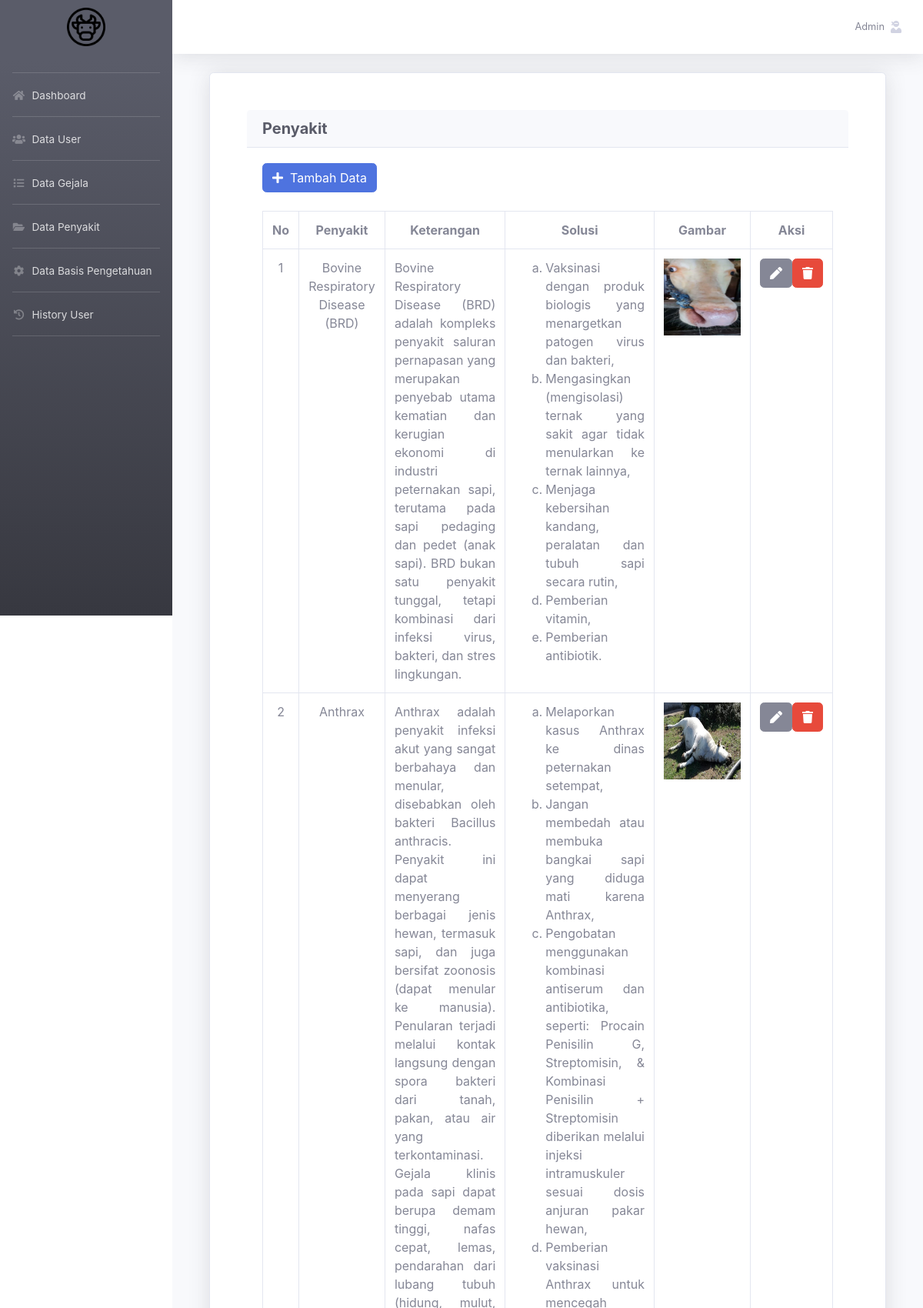
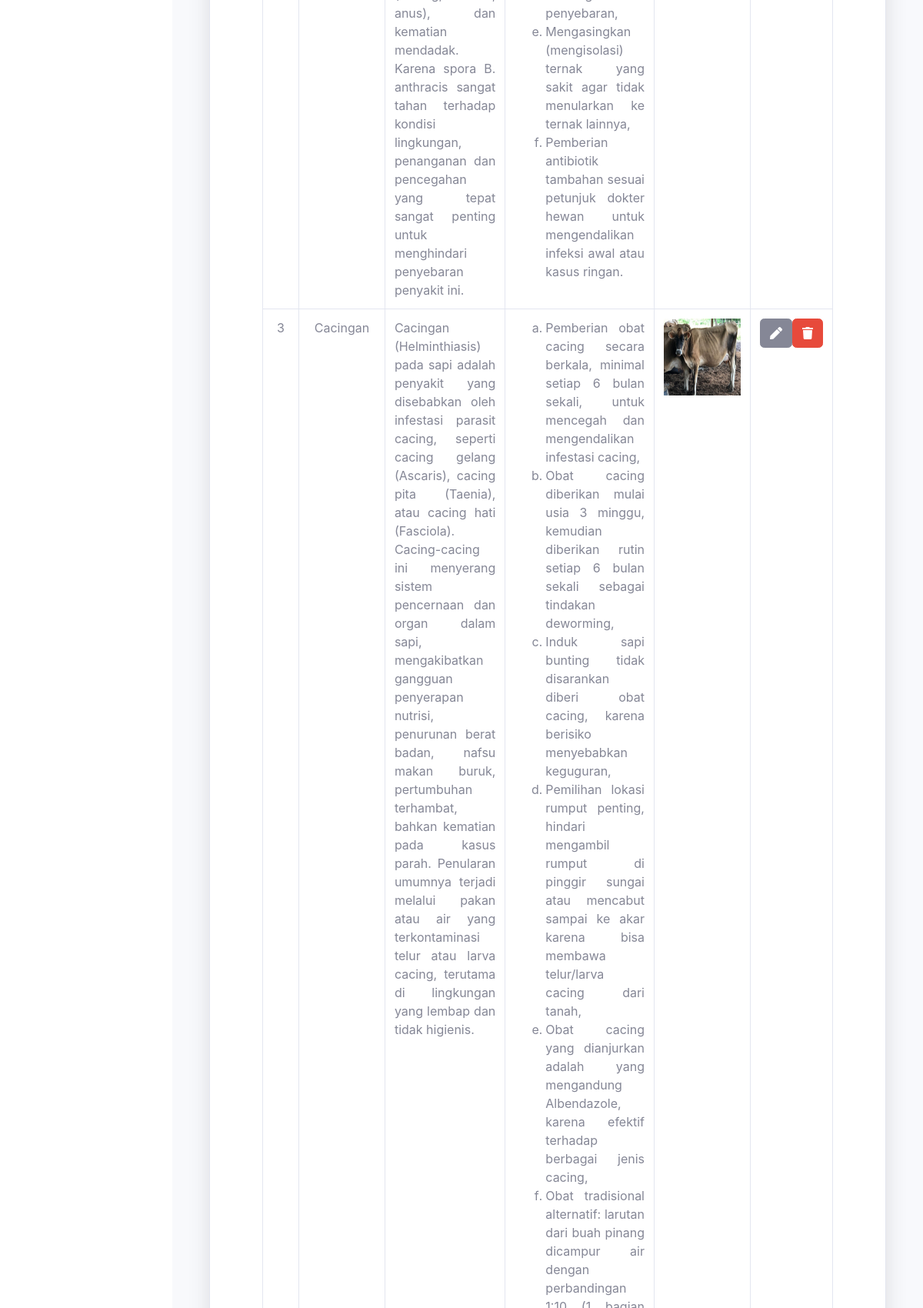
The page /admin/penyakit.php (signed in, upper part) on the database its author committed (2 pictures, top to bottom).
### tables this page shows
CREATE TABLE `tbl_penyakit` (
  `id_penyakit` int(11) NOT NULL,
  `nama_penyakit` varchar(100) NOT NULL,
  `keterangan` text DEFAULT NULL,
  `solusi` text DEFAULT NULL,
  `gambar` varchar(255) DEFAULT NULL
);

### admin/penyakit.php (called while the page is built, shortened)
<?php
$page = 'penyakit-content.php';
include 'index.php';
?>

### admin/penyakit-content.php (the view, shortened to what this page needs)
<div class="container">
    <div class="card shadow p-5 mb-5">
        <div class="card-header">
            <h5 class="m-0 font-weight-bold text-dark">Penyakit</h5>
        </div>
        <div class="card-body">
            <?php
                function formatSolusi($text) {
                    $pattern = '/([a-z])\.\s/';
                    $parts = preg_split($pattern, $text, -1, PREG_SPLIT_DELIM_CAPTURE | PREG_SPLIT_NO_EMPTY);
                    $output = "<ol type='a'>";
                    for ($i = 0; $i < count($parts); $i += 2) {
                        if (isset($parts[$i+1])) {
                            $output .= "<li>" . trim($parts[$i+1]) . "</li>";
                        }
                    }
                    $output .= "</ol>";
                    return $output;
                }
            ?>
            <a href="penyakit-create.php" class="btn btn-primary"><span class="fa fa-plus"></span>&nbsp; Tambah Data</a>
            <br>
            <br>
            <div class="table-responsive">
            <table class="table table-bordered">
                <tr>
                    <th class="text-center">No</th>
                    <th class="text-center">Penyakit</th>
                    <th class="text-center">Keterangan</th>
                    <th class="text-center">Solusi</th>
                    <th class="text-center">Gambar</th>
                    <th class="text-center">Aksi</th>
                </tr>
                <?php
                $penyakit = mysqli_query($conn, "SELECT * FROM tbl_penyakit ORDER BY id_penyakit");
                $no = 1;
                while ($a = mysqli_fetch_array($penyakit)) {
                ?>
                <tr>
                    <td class="text-center"><?= $no++ ?></td>
                    <td class="text-center"><?= $a['nama_penyakit'] ?></td>
                    <td class="text-justify"><?= $a['keterangan'] ?></td>
                    <td class="text-justify">
                        <?= nl2br(formatSolusi($a['solusi'])) ?>
                    </td>
                    <td class="text-center">
                        <?php if (!empty($a['gambar'])): ?>
                            <img src="../assets/image/penyakit/<?= $a['gambar'] ?>" alt="Gambar Penyakit" width="100" height="100">
                        <?php else: ?>
                            <span>Tidak ada gambar</span>
                        <?php endif; ?>
                    </td>
                    <td class="text-center">
                        <div class="d-flex justify-content-center gap-2">
                            <a href="penyakit-edit.php?id_penyakit=<?= $a['id_penyakit'] ?>" class="btn btn-secondary"><span class="fa fa-pen"></span></a>
                            <a href="penyakit.php?konfirmasi=hapus&id_penyakit=<?= $a['id_penyakit']; ?>" class="btn btn-danger"><span class="fa fa-trash"></span></a>
                        </div>
                    </td>
                </tr>
                <?php } ?>
            </table>
            </div>
        </div>
    </div>
</div>

### admin/index.php (shortened to what this page needs)
<!DOCTYPE html>
<html lang="en">
<head>
    <link rel="stylesheet" href="../assets/vendor/fontawesome-free/css/all.min.css" type="text/css">
    <link rel="stylesheet" href="../assets/css/sb-admin-2.min.css">
    <link rel="stylesheet" href="../assets/vendor/datatables/dataTables.bootstrap4.min.css">
</head>
<body id="page-top">
    <div id="wrapper">
        <?php include 'sidebar.php'; ?>
        <div id="content-wrapper" class="d-flex flex-column">
            <div id="content">
                <?php include 'topbar.php'; ?>
                <div class="container-fluid content-main">
                    <?php
                    if (!isset($page)) {
                        include 'dashboard-content.php';
                    } elseif (file_exists($page)) {
                        include $page;
                    }
                    ?>
                </div>
            </div>
        </div>
    </div>
</body>
</html>

### admin/sidebar.php
<ul class="navbar-nav bg-gradient-dark sidebar sidebar-dark accordion" id="accordionSidebar">
    <a class="sidebar-brand d-flex align-items-center justify-content-center" href="index.php">
        <div class="sidebar-brand-icon">
            <img src="../assets/image/logo.png" style="width: 50px; height: 50px;">
        </div>
    </a>
    <br>
    <hr class="sidebar-divider my-0">
    <li class="nav-item">
        <a class="nav-link" href="index.php">
            <i class="fas fa-fw fa-home"></i>
            <span>Dashboard</span>
        </a>
    </li>
    <hr class="sidebar-divider my-0">
    <li class="nav-item">
        <a class="nav-link" href="user.php">
            <i class="fas fa-fw fa-users"></i>
            <span>Data User</span>
        </a>
    </li>
    <hr class="sidebar-divider my-0">
    <li class="nav-item">
        <a class="nav-link" href="gejala.php">
            <i class="fas fa-fw fa-list"></i>
            <span>Data Gejala</span>
        </a>
    </li>
    <hr class="sidebar-divider my-0">
    <li class="nav-item">
        <a class="nav-link" href="penyakit.php">
            <i class="fas fa-fw fa-folder-open"></i>
            <span>Data Penyakit</span>
        </a>
    </li>
    <hr class="sidebar-divider my-0">
    <li class="nav-item">
        <a class="nav-link" href="basis-pengetahuan.php">
            <i class="fas fa-fw fa-cog"></i>
            <span>Data Basis Pengetahuan</span>
        </a>
    </li>
    <hr class="sidebar-divider my-0">
    <li class="nav-item">
        <a class="nav-link" href="history.php">
            <i class="fas fa-fw fa-history"></i>
            <span>History User</span>
        </a>
    </li>
    <hr class="sidebar-divider d-none d-md-block">
</ul>

### admin/topbar.php (shortened to what this page needs)
<nav class="navbar navbar-expand navbar-light bg-white topbar mb-4 static-top shadow">
    <ul class="navbar-nav ml-auto">
        <li class="nav-item dropdown no-arrow">
            <a class="nav-link dropdown-toggle" id="userDropdown" role="button" data-toggle="dropdown" aria-haspopup="true" aria-expanded="false">
                <span class="mr-2 d-none d-lg-inline text-gray-600 small"><?= $_SESSION['username']; ?></span>
                <i class="fas fa-user-ninja"></i>
            </a>
        </li>
    </ul>
</nav>

### admin/index.php (style rules this page uses)
.content-main { flex: 1; }
#accordionSidebar { position: -webkit-sticky; position: sticky; top: 0; z-index: 1050; height: 100vh; }

### rows shown on the page
tbl_penyakit: nama_penyakit "Bovine Respiratory Disease (BRD)", keterangan "Bovine Respiratory Disease (BRD) adalah kompleks penyakit saluran pernapasan yang merupakan penyebab utama kematian dan kerugian ekonomi di industri peternakan sapi, terutama pada sapi pedaging dan pedet (anak sapi). BRD bukan satu penyakit tunggal, tetapi kombinasi dari infeksi virus, bakteri, dan stres lingkungan.", solusi "Vaksinasi dengan produk biologis yang menargetkan patogen virus dan bakteri,", solusi "Mengasingkan (mengisolasi) ternak yang sakit agar tidak menularkan ke ternak lainnya,", solusi "Menjaga kebersihan kandang, peralatan dan tubuh sapi secara rutin,", solusi "Pemberian vitamin,", solusi "Pemberian antibiotik.", gambar (picture)
tbl_penyakit: nama_penyakit "Anthrax", keterangan "Anthrax adalah penyakit infeksi akut yang sangat berbahaya dan menular, disebabkan oleh bakteri Bacillus anthracis. Penyakit ini dapat menyerang berbagai jenis hewan, termasuk sapi, dan juga bersifat zoonosis (dapat menular ke manusia). Penularan terjadi melalui kontak langsung dengan spora bakteri dari tanah, pakan, atau air yang terkontaminasi. Gejala klinis pada sapi dapat berupa demam tinggi, nafas cepat, lemas, pendarahan dari lubang tubuh (hidung, mulut, anus), dan kematian mendadak. Karena spora B. anthracis sangat tahan terhadap kondisi lingkungan, penanganan dan pencegahan yang tepat sangat penting untuk menghindari penyebaran penyakit ini.", solusi "Melaporkan kasus Anthrax ke dinas peternakan setempat,", solusi "Jangan membedah atau membuka bangkai sapi yang diduga mati karena Anthrax,", solusi "Pengobatan menggunakan kombinasi antiserum dan antibiotika, seperti: Procain Penisilin G, Streptomisin, & Kombinasi Penisilin + Streptomisin diberikan melalui injeksi intramuskuler sesuai dosis anjuran pakar hewan,", solusi "Pemberian vaksinasi Anthrax untuk mencegah penyebaran,", solusi "Mengasingkan (mengisolasi) ternak yang sakit agar tidak menularkan ke ternak lainnya,", solusi "Pemberian antibiotik tambahan sesuai petunjuk dokter hewan untuk mengendalikan infeksi awal atau kasus ringan.", gambar (picture)
tbl_penyakit: nama_penyakit "Cacingan", keterangan "Cacingan (Helminthiasis) pada sapi adalah penyakit yang disebabkan oleh infestasi parasit cacing, seperti cacing gelang (Ascaris), cacing pita (Taenia), atau cacing hati (Fasciola). Cacing-cacing ini menyerang sistem pencernaan dan organ dalam sapi, mengakibatkan gangguan penyerapan nutrisi, penurunan berat badan, nafsu makan buruk, pertumbuhan terhambat, bahkan kematian pada kasus parah. Penularan umumnya terjadi melalui pakan atau air yang terkontaminasi telur atau larva cacing, terutama di lingkungan yang lembap dan tidak higienis.", solusi "Pemberian obat cacing secara berkala, minimal setiap 6 bulan sekali, untuk mencegah dan mengendalikan infestasi cacing,", solusi "Obat cacing diberikan mulai usia 3 minggu, kemudian diberikan rutin setiap 6 bulan sekali sebagai tindakan deworming,", solusi "Induk sapi bunting tidak disarankan diberi obat cacing, karena berisiko menyebabkan keguguran,", solusi "Pemilihan lokasi rumput penting, hindari mengambil rumput di pinggir sungai atau mencabut sampai ke akar karena bisa membawa telur/larva cacing dari tanah,", solusi "Obat cacing yang dianjurkan adalah yang mengandung Albendazole, karena efektif terhadap berbagai jenis cacing,", gambar (picture)

### other values the page prints
$_SESSION['username'] "Admin"
